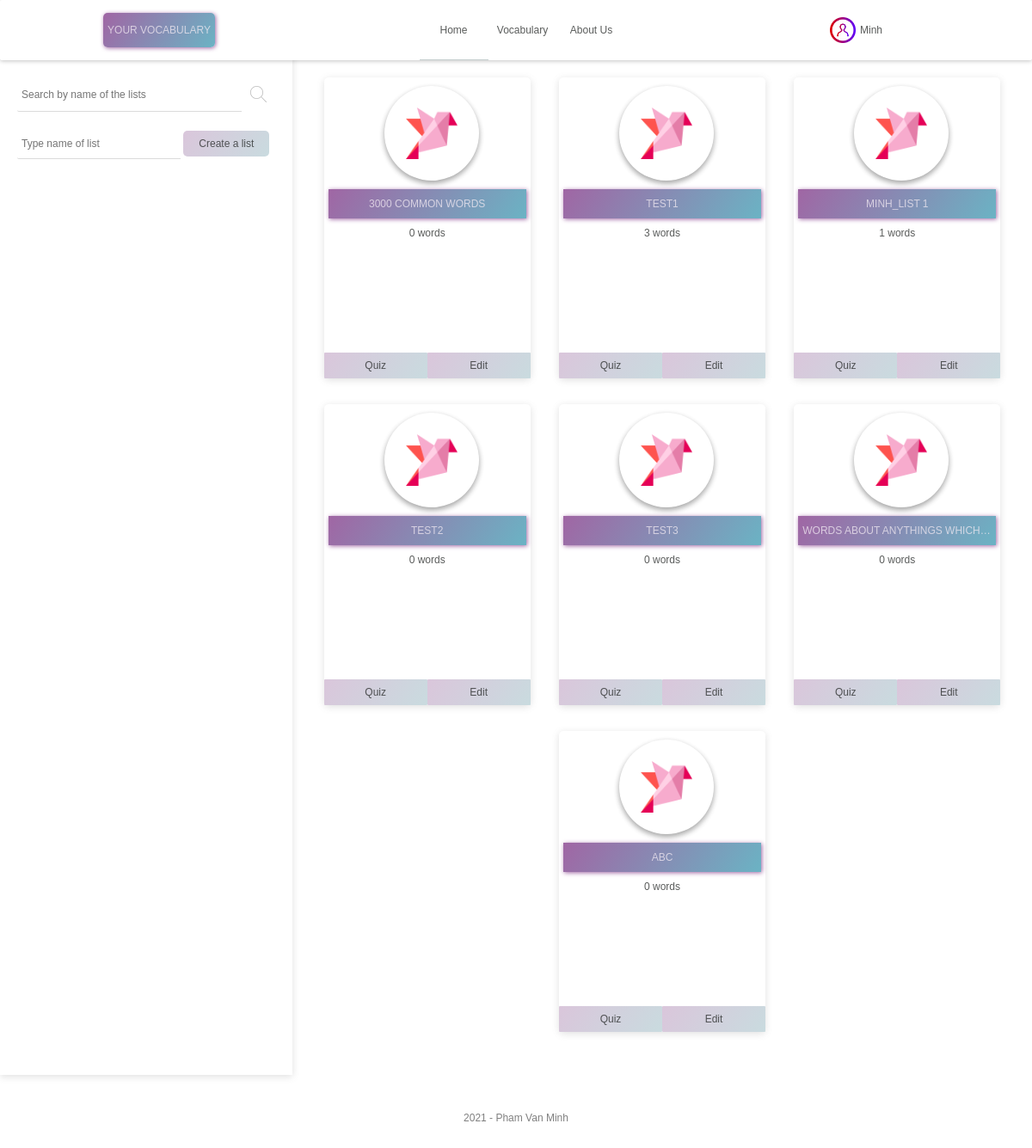
/ (signed in), run on an earlier commit of the app's database.
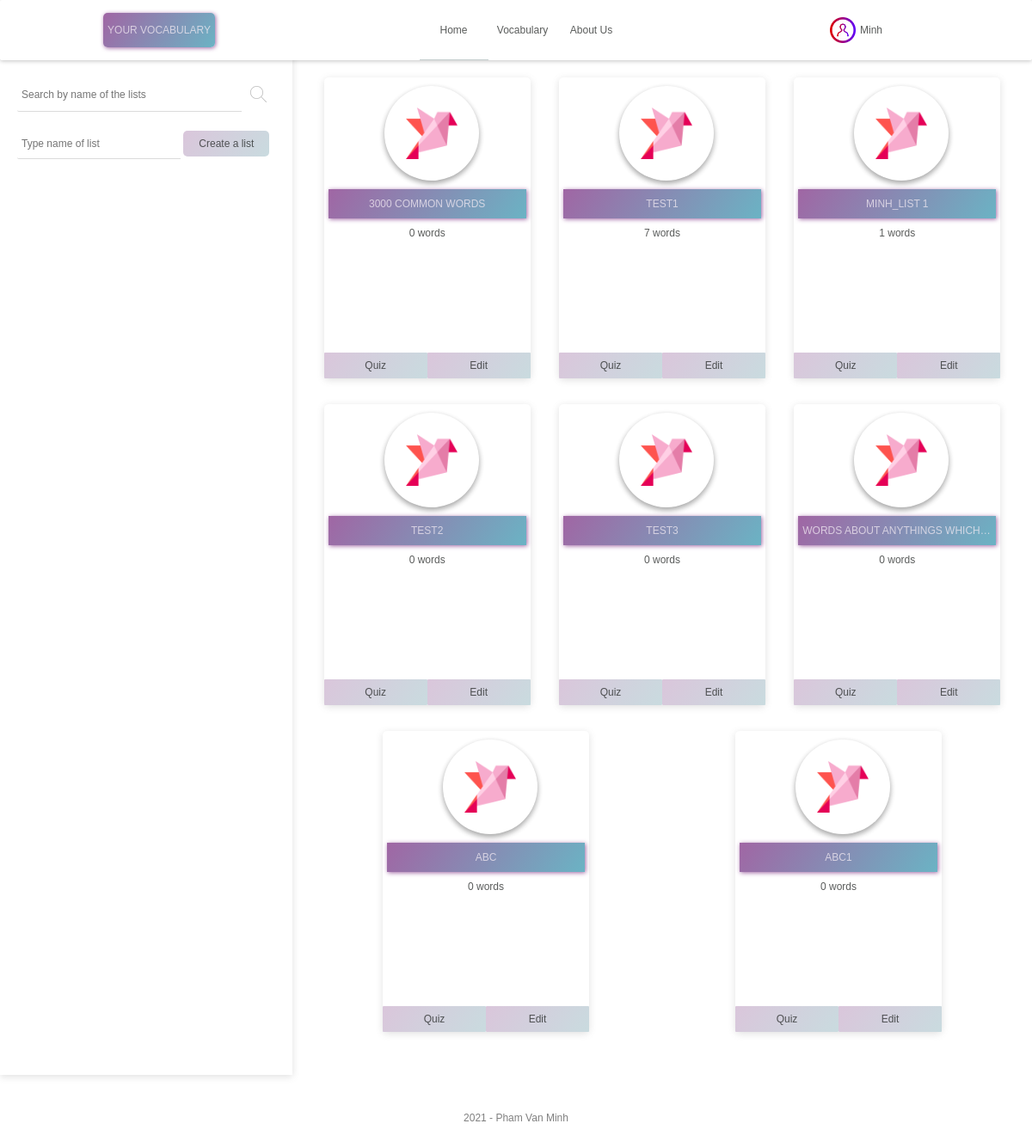
And on a later commit of the database.
### model/user.py (models this page shows, shortened)
class User(UserMixin, db.Model):
    __tablename__ = "user"
    user_id = db.Column(db.Integer, primary_key=True)
    username = db.Column(db.String(200), unique=True, nullable=False)
    password = db.Column(db.String(200), unique=True, nullable=False)
    inserted_time = db.Column(db.String(50), nullable=False)

### model/list.py (models this page shows, shortened)
class List(db.Model):
    __tablename__ = "list"
    list_id = db.Column(db.Integer, primary_key=True)
    list_name = db.Column(db.String(200), nullable=False)
    inserted_time = db.Column(db.String(100), nullable=False)
    user_id = db.Column(db.Integer, db.ForeignKey('user.user_id'))
    list_and_viet = db.relationship('Viet', secondary=list_and_viet, lazy='subquery')
    def to_json(self):
        return ListSchema().dump(self)

### app.py (the view)
@app.route('/', methods=['GET'])
def home_page():
    try:
        user_id = current_user.user_id if current_user.is_authenticated else None
        lists = ListAction.get_all_lists_and_viet_words_quantity(
            user_id=user_id
        )
        return render_template('home.html', page="home_page", lists=lists)
    except Exception as ex:
        logging.exception(ex)
        flash("Failed to load the page", ERROR_FLASH_MESSAGE_TYPE)
        return render_template('home.html', page="home_page", lists=[])

### action/list.py (called while the page is built)
    @staticmethod
    def get_all_lists_and_viet_words_quantity(user_id) -> list:
        all_lists = List.query.filter_by(user_id=GENERAL_USER_ID).all()
        all_lists.extend(List.query.filter_by(user_id=user_id).all())
        all_lists_with_num_viet = []
        for list_entity in all_lists:
            item = list_entity.to_json()
            item.update({
                "num_viets": len(list_entity.list_and_viet)
            })
            all_lists_with_num_viet.append(item)
        return all_lists_with_num_viet

### model/user.py (called while the page is built)
@login_manager.user_loader
def load_user(user_id):
    return User.query.filter_by(user_id=user_id).first()

### templates/home.html (shortened to what this page needs)
{% extends 'base.html' %}
{% block head %}
  <link rel="stylesheet" href="{{ url_for('static', filename='css/home.css') }}">
  <link rel="stylesheet" href="{{ url_for('static', filename='css/card.css') }}">
{% endblock %}
{% block content %}
    <div class="list-and-sidebar-container">
        <div class="sidebar-menu">
            <div class="search-container">
                <input
                    id="list-of-word-lists"
                    placeholder="Search by name of the lists"
                    list="list-of-lists"
                    name="list-of-word-lists"
                    class="input-checkbox"
                    autocomplete="off"
                >
                <button class="search-btn">
                    <img src="/static/public/search.svg">
                </button>
            </div>
            <div class="field">
                <input
                        id="name-of-list-input"
                        placeholder="Type name of list"
                >
                <button class="create-a-list-btn">Create a list</button>
            </div>
        </div>
        <div class="lists-cards-container">
            {% for list in lists %}
                <div class="card-of-list" list-id="{{ list.list_id }}" list-name="{{ list.list_name }}">
                    <div class="card-title">
                        <img class="img-title" src="/static/public/bird.png">
                    </div>
                    <div class="card-content">
                        <div class="name-of-list text-overflow-dot">{{ list.list_name }}</div>
                        <div class="property-of-list">
                            {{ list.num_viets }} words
                        </div>
                    </div>
                    <div class="card-footer">
                        <a class="quiz-list-btn" href="/lesson/{{ list.list_id }}">Quiz</a>
                        <a class="edit-list-btn" list-id="{{ list.list_id }}" list-name="{{ list.list_name }}">Edit</a>
                    </div>
                </div>
            {% endfor %}
        </div>
    </div>
{% endblock %}

### templates/base.html (shortened to what this page needs)
<!DOCTYPE html>
<html lang="en">
<head>
    <link rel="stylesheet" href="{{ url_for('static', filename='css/base.css') }}">
    <link rel="stylesheet" href="{{ url_for('static', filename='css/dialog.css') }}">
    <link rel="stylesheet" href="{{ url_for('static', filename='css/menu.css') }}">
    <link rel="stylesheet" href="{{ url_for('static', filename='css/message.css') }}">
    {% block head %}{% endblock %}
</head>
<body>
    <div class="menu">
        <div class="logo-container">
            <div class="logo">YOUR VOCABULARY</div>
        </div>
        {% if page == "home_page" %}
            <a class="current-page" href="{{ url_for('home_page') }}">Home</a>
        {% else %}
            <a href="{{ url_for('home_page') }}">Home</a>
        {% endif %}
        {% if page == "vocab_repository_page" %}
            <a class="current-page" href="{{ url_for('vocab_repository_page') }}">Vocabulary</a>
        {% else %}
            <a href="{{ url_for('vocab_repository_page') }}">Vocabulary</a>
        {% endif %}
        {% if page == "about_us_page" %}
            <a class="current-page" href="#">About Us</a>
        {% else %}
            <a href="#">About Us</a>
        {% endif %}
        <div class="user-action">
            {% if current_user.is_authenticated %}
                {% if page == "profile_page" %}
                    <a class="img-account-link current-page" href="{{ url_for('profile_page') }}">
                        <img class="img-account" src="/static/public/account.png">
                    </a>
                {% else %}
                    <a class="img-account-link" href="{{ url_for('profile_page') }}">
                        <img class="img-account" src="/static/public/account.png">
                    </a>
                {% endif %}
                <div class="dropdown">
                    <a class="account-dropbtn">{{ current_user.username }}</a>
                </div>
            {% else %}
                <a class="register-action" data-modal="register-dialog">Register</a>
                <a class="login-action">Login</a>
            {% endif %}
        </div>
    </div>
    <div class="content">
        {% block content %}{% endblock %}
    </div>
    <footer>
        2021 - Pham Van Minh
    </footer>
</body>
</html>

### static/css/base.css (style rules this page uses)
:root { --element-header-size: 100px; --main-color: #124040; --dark-main-color: #0c2828; --rgba-dark-main-color-25: rgba(26,64,64,0.25); --rgba-dark-main-color-50: rgba(26,64,64,0.5); --error-color: #EB6057; --success-color: #59B987; --font-size-small: 12px; --color-black: rgba(35, 37, 36, 0.75); --color-white-purple: rgba(241, 234, 241, 0.75); --border-color: rgba(114, 111, 111, 0.25); --scale-proportion: scale(1.02); --scale-time: .2s; }
body { margin: 0; font-family: Arial, "Helvetica Neue", Helvetica, sans-serif; min-width: 600px; font-size: var(--font-size-small); color: var(--color-black); }
.logo { width: var(--element-header-size); height: var(--element-header-size); }
.content { min-height: 600px; }
footer { font-size: var(--font-size-small); height: 100px; text-align: center; line-height: 100px; color:rgba(0, 0, 0, 0.5); }
button { height: 30px; width: 100px; background: linear-gradient(125deg, rgb(218, 198, 219) 0%, rgb(201, 219, 223) 100%); border: none; border-radius: 5px; color: var(--color-black); font-size: 12px; }
input { color: var(--color-black); height: 30px; border-radius: 2px 0 0 2px; border: none; border-bottom: 1px solid var(--border-color); padding: 2px 5px; font-size: var(--font-size-small); }
.text-overflow-dot { white-space: nowrap; overflow: hidden; text-overflow: ellipsis }
.field { margin-bottom: 20px; height: 30px; line-height: 30px; }
a { text-decoration: none; }

### static/css/menu.css (style rules this page uses)
.menu { height: 70px; width: 100%; min-width: 600px; border-radius: 2px; display: flex; color: rgba(35, 37, 36, 0.75); line-height: 70px; font-size: var(--font-size-small); box-shadow: rgba(0, 0, 0, 0.24) 0px 1px 5px; position: fixed; background-color: white; z-index: 10; }
.menu a { color: inherit; display: block; width: 80px; text-align: center; text-decoration: none; }
.menu div.user-action { display: flex; flex-grow: 2; justify-content: flex-end; padding-right: 10%; }
.menu .logo-container { display: flex; flex-grow: 2; padding-left: 10%; }
.menu .logo { width: 130px; margin: 15px 0; height: 40px; line-height: 40px; text-align: center; color: var(--color-white-purple); border-radius: 5px; background: linear-gradient(125deg, rgba(160,102,164,1) 0%, rgba(107,179,196,1) 100%); box-shadow: 1px 1px 5px rgba(160,102,164,1); }
.menu .current-page { border-bottom: 1px solid var(--rgba-dark-main-color-25); }
.img-account { height: 30px; width: 30px; margin: 20px 0; }
.menu .img-account-link { width: 30px; }
.dropdown a { text-align: left; text-transform:capitalize; padding-left: 5px; }

### static/css/home.css (style rules this page uses)
.search-container { height: 40px; width: 100%; display: flex; margin-bottom: 20px; }
.search-container input { width: 90%; height: 35px; border-radius: 2px 0 0 2px; border: none; border-bottom: 1px solid var(--border-color); padding: 2px 5px; font-size: var(--font-size-small); }
.search-btn { height: 40px; width: 40px; border-radius: 0 2px 2px 0; background: white; padding: 10px; opacity: 0.25; }
.list-and-sidebar-container { display: flex; }
.sidebar-menu { width: 25%; min-width: 300px; padding: 90px 20px; box-shadow: rgba(99, 99, 99, 0.2) 0px 2px 8px 0px; }
#name-of-list-input { width: 60%; }
.lists-cards-container { display: flex; width: 75%; flex-wrap: wrap; padding: 20px; padding-top: 90px; }

### static/css/card.css (style rules this page uses)
.card-of-list { width: 240px; height: 350px; color: var(--color-black); border-radius: 5px; margin: auto; margin-bottom: 30px; box-shadow: rgba(99, 99, 99, 0.2) 0px 2px 8px 0px; transition: transform var(--scale-time); background: white; }
.card-title { width: 110px; height: 110px; margin: 10px 70px 0 70px; border-radius: 50%; box-shadow: 0 3px 6px rgb(0 0 0 / 16%), 0 3px 6px rgb(0 0 0 / 23%); }
.card-title .img-title { width: 60px; height: 60px; margin: 25px; }
.card-content { width: calc(100% - 10px); height: 180px; padding: 10px 5px; }
.card-content .name-of-list { text-align: center; margin-bottom: 10px; padding: 10px 5px; text-transform: uppercase; color: rgba(241, 234, 241, 0.75);; background: linear-gradient(125deg, rgba(160,102,164,1) 0%, rgba(107,179,196,1) 100%); box-shadow: 1px 1px 5px rgb(160 102 164); }
.card-content .property-of-list { text-align: center; }
.card-footer { width: 100%; height: 30px; display: flex; }
.card-footer a { width: 50%; height: 30px; color: var(--color-black); text-align: center; line-height: 30px; background: linear-gradient(125deg, rgb(218, 198, 219) 0%, rgb(201, 219, 223) 100%); transition: transform var(--scale-time); border-radius: 1px; }

What changed in the data, as far as the page shows it:
computed for List "TEST1": num_viets "3" → "7"
added List: list_name "ABC1", num_viets "0"
